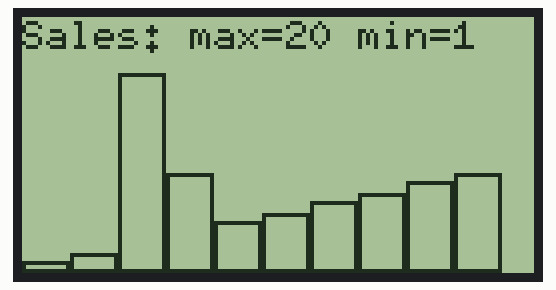
A sketch run on a simulated Arduino Uno, built with avr-gcc and run on an emulated ATmega328P. Shown: 128×64 one-colour display.

Above: at 0.2 s.

The sketch:

VWWLCDTest.ino
```cpp
#include <U8glib.h>
#include "VWWLCD.h"
//U8GLIB_ST7920_128X64 u8g(13, 11, 12, U8G_PIN_NONE);

VWWLCD *u8g;

void setup(void) {

  Serial.begin(9600);

  // flip screen, if required
  //u8g.setRot180();
  u8g = new VWWLCD();
  pinMode(13, OUTPUT);
  digitalWrite(13, HIGH);
}

void loop(void) {

  // picture loop
  // u8g.firstPage();
  // do {
  //   draw();
  // } while( u8g.nextPage() );

  // // increase the state
  // draw_state++;
  // if ( draw_state >= 8*8 )
  //   draw_state = 0;

  // // rebuild the picture after some delay
  // delay(150);
  u8g->drawCycle();

}
```

VWWLCD.cpp
```cpp
#include "VWWLCD.h"
#include <Arduino.h>

const uint8_t screenHeight = 64;
const uint8_t screenWidth = 128;

const uint8_t graphHeight = 50;
const uint8_t graphWidth = 128;

VWWLCD::VWWLCD(){

  /** Documentation from u8g->h
  // we are using a 128x64 display
  class U8GLIB_ST7920_128X64 : public U8GLIB
  {
    public:
      U8GLIB_ST7920_128X64(uint8_t sck, uint8_t mosi, uint8_t cs, uint8_t a0, uint8_t reset = U8G_PIN_NONE)
        : U8GLIB(&u8g_dev_st7920_128x64_sw_spi, sck, mosi, cs, a0, reset)
        { }
      U8GLIB_ST7920_128X64(uint8_t cs, uint8_t a0, uint8_t reset = U8G_PIN_NONE)
        : U8GLIB(&u8g_dev_st7920_128x64_hw_spi, cs, a0, reset)
        { }
      U8GLIB_ST7920_128X64(uint8_t d0, uint8_t d1, uint8_t d2, uint8_t d3, uint8_t d4, uint8_t d5, uint8_t d6, uint8_t d7,
          uint8_t en, uint8_t cs1, uint8_t cs2, uint8_t di, uint8_t rw = U8G_PIN_NONE, uint8_t reset = U8G_PIN_NONE)
        : U8GLIB(&u8g_dev_st7920_128x64_8bit, d0, d1, d2, d3, d4, d5, d6, d7, en, cs1, cs2, di, rw, reset)
        { }
      // U8GLIB_ST7920_128X64(uint8_t cs)
      //   : U8GLIB(&u8g_dev_st7920_128x64_sw_spi, cs, U8G_PIN_NONE, U8G_PIN_NONE)
      //   { }
  };
  */


  u8g = new U8GLIB_ST7920_128X64(13, 11, 12, U8G_PIN_NONE);

  // flip screen, if required
  // u8g->setRot180();

  // set SPI backup if required
  //u8g->setHardwareBackup(u8g_backup_avr_spi);

  // assign default color value
  if ( u8g->getMode() == U8G_MODE_R3G3B2 ) {
    u8g->setColorIndex(255);     // white
  }
  else if ( u8g->getMode() == U8G_MODE_GRAY2BIT ) {
    u8g->setColorIndex(3);         // max intensity
  }
  else if ( u8g->getMode() == U8G_MODE_BW ) {
    u8g->setColorIndex(1);         // pixel on
  }
  else if ( u8g->getMode() == U8G_MODE_HICOLOR ) {
    u8g->setHiColorByRGB(255,255,255);
  }
}


  void VWWLCD::u8g_prepare(void) {
    u8g->setFont(u8g_font_6x10);
    u8g->setFontRefHeightExtendedText();
    u8g->setDefaultForegroundColor();
    u8g->setFontPosTop();
  }


void VWWLCD::u8g_barGraphFromSales(char* title, uint8_t *subSales, uint8_t size) {

  const uint8_t dayWidth = graphWidth / (float)size;
  const uint8_t dayXSpacing = 1;

  uint8_t max = 0;
  uint8_t maxIndex = 0;
  uint8_t min = 255;
  uint8_t minIndex = 0;

  for(uint8_t saleIndex = 0; saleIndex < size; saleIndex++){
    if(subSales[saleIndex] > max){
      max = subSales[saleIndex];
      maxIndex = saleIndex;
    }

    if(subSales[saleIndex] < min){
      min = subSales[saleIndex];
      minIndex = saleIndex;
    }
  }

  const float saleHeight = graphHeight / (float)max;

  char str[128] = "";
  sprintf(str, "%s: max=%d min=%d", title, max, min);


  u8g->drawStr( 0, 0, str);
    uint8_t graphYOffset = (screenHeight - graphHeight);
    for(uint8_t day = 0; day < 30; day++){
      uint8_t x = 0, y = 0, w = 0, h = 0;
      x = day * dayWidth;
      y = graphYOffset + graphHeight - (subSales[day] * saleHeight);
      w = dayWidth;
      h = graphYOffset + graphHeight - y;
      u8g->drawFrame(x, y, w, h);
    }
  }


  void VWWLCD::drawCycle(){

    u8g->firstPage();
    do {
      draw();
    } while( u8g->nextPage() );

    delay(250);
  }

// 128x64
void VWWLCD::draw(void) {
  u8g_prepare();

  // TODO: Parse incoming text and then pass to method
  // uint8_t subSales[30] = {1, 2, 20 ,50, 5, 6, 7, 8, 9, 10, 1, 2, 3, 4, 5, 6, 7, 8, 9, 10, 1, 2, 3, 4, 5, 6, 7, 8, 9, 10};
  uint8_t subSales[30] = {1, 2, 20 , 10, 5, 6, 7, 8, 9, 10};
  u8g_barGraphFromSales("Sales", subSales, 10);

}
```

VWWLCD.h
```cpp
#ifndef WS_LCD_H
#define WS_LCD_H

#include <U8glib.h>

class VWWLCD{
private:
	U8GLIB_ST7920_128X64 *u8g;


	void u8g_prepare(void);
	void u8g_barGraphFromSales(char* title, uint8_t *subSales, uint8_t size);

public:
	VWWLCD();

	void drawCycle();
	void draw(void);

};

#endif // WS_LCD_H
```
